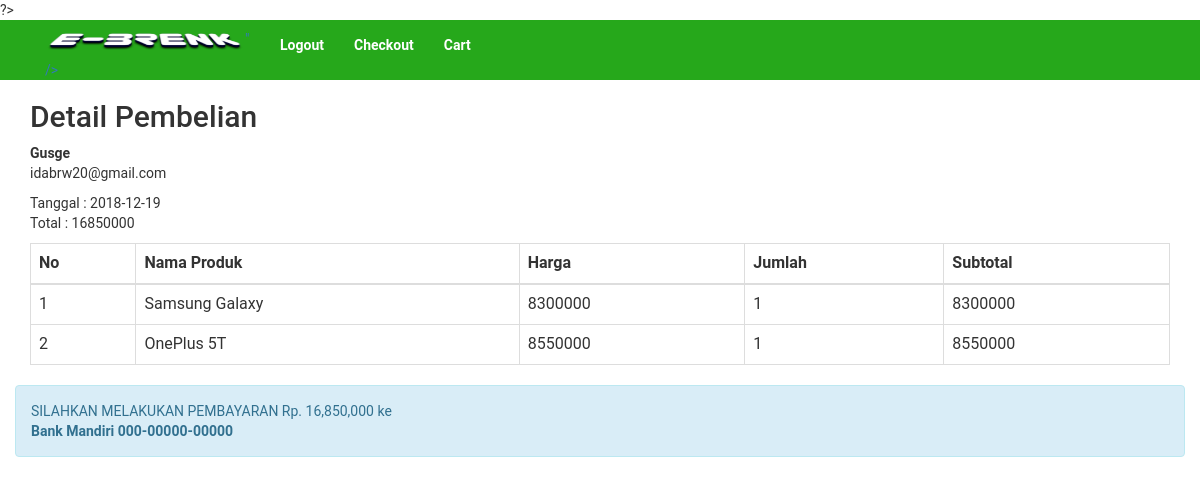
The app's page /EBrenk/nota.php?id=13 (signed in) with its own data.
### tables this page shows
CREATE TABLE `pembelian` (
  `id_pembelian` int(11) NOT NULL AUTO_INCREMENT,
  `id_pelanggan` int(11) NOT NULL,
  `id_ongkir` int(11) NOT NULL,
  `tanggal_pembelian` date NOT NULL,
  `total_pembelian` int(11) NOT NULL,
  `status_pembelian` varchar(100) NOT NULL DEFAULT 'pending',
  `resi_pengiriman` varchar(50) NOT NULL,
  PRIMARY KEY (`id_pembelian`)
);

CREATE TABLE `pelanggan` (
  `id_pelanggan` int(11) NOT NULL AUTO_INCREMENT,
  `email_pelanggan` varchar(100) NOT NULL,
  `password_pelanggan` varchar(50) NOT NULL,
  `nama_pelanggan` varchar(100) NOT NULL,
  PRIMARY KEY (`id_pelanggan`)
);

CREATE TABLE `pembelian_produk` (
  `id_pembelian_produk` int(11) NOT NULL AUTO_INCREMENT,
  `id_pembelian` int(11) NOT NULL,
  `id_produk` int(11) NOT NULL,
  `jumlah` int(11) NOT NULL,
  PRIMARY KEY (`id_pembelian_produk`)
);

CREATE TABLE `produk` (
  `id_produk` int(11) NOT NULL AUTO_INCREMENT,
  `nama_produk` varchar(100) NOT NULL,
  `harga_produk` int(11) NOT NULL,
  `foto_produk` varchar(100) NOT NULL,
  `deskripsi_produk` text NOT NULL,
  `stok_produk` int(5) NOT NULL,
  PRIMARY KEY (`id_produk`)
);

### EBrenk/nota.php (the view, shortened to what this page needs)
<?php
$koneksi = new mysqli("localhost", "root", "MyNewPass", "ebrenk"); ?>
 <!DOCTYPE html>
 <html>
 <head>
 	<link href="css/bootstrap.min.css" rel="stylesheet">
	<link href="css/style.css" rel="stylesheet">
 </head>
 <body>
 <header id="header">
		<div class="header_top">
			<div class="container">
				<div class="row">
					<div class="col-sm-8">
						<div class="contactinfo">
							<div class="col-sm-4">
									<a href="index.php"><img src="images/home/serigala.png" width="200" height="40" alt="">" /></a>
							</div>
							<ul class="nav navbar-nav">
								<?php if (isset($_SESSION["pelanggan"])): ?>
									<li><a href="logout.php">Logout</a></li>
									<?php else : ?>
									<li><a href="login.php">Login</a></li>
									<li><a href="daftar.php">Daftar</a></li>
									<?php endif ?>
								<li><a href="checkout.php"> Checkout</a></li>
								<li><a href="keranjang.php">Cart</a></li>
							</ul>
						</div>
					</div>
				</div>
			</div>
		</div>
	</header>
	<section class="konten">
		<div class="container">
			<h2>Detail Pembelian</h2>
<?php
$ambil = $koneksi->query("SELECT * FROM pembelian JOIN pelanggan
	ON pembelian.id_pelanggan=pelanggan.id_pelanggan
	WHERE pembelian.id_pembelian='$_GET[id]'");
$detail = $ambil->fetch_assoc();
?>
<strong><?php echo $detail['nama_pelanggan']; ?></strong> <br>
<p>
	<?php echo $detail['email_pelanggan']; ?>
</p>
<p>
	Tanggal : <?php echo $detail['tanggal_pembelian']; ?> <br>
	Total : <?php echo $detail['total_pembelian']; ?>
</p>
<table class="table table-bordered">
	<thead>
		<tr>
			<th>No</th>
			<th>Nama Produk</th>
			<th>Harga</th>
			<th>Jumlah</th>
			<th>Subtotal</th>
		</tr>
	</thead>
	<tbody>
		<?php $nomor=1; ?>
		<?php $ambil=$koneksi->query("SELECT * FROM pembelian_produk JOIN produk ON pembelian_produk.id_produk=produk.id_produk WHERE pembelian_produk.id_pembelian='$_GET[id]'"); ?>
		<?php while($pecah=$ambil->fetch_assoc()) { ?>
		<tr>
			<td><?php echo $nomor; ?></td>
			<td><?php echo $pecah['nama_produk']; ?></td>
			<td><?php echo $pecah['harga_produk'];?></td>
			<td><?php echo $pecah['jumlah']; ?></td>
			<td>
				<?php echo $pecah['harga_produk']*$pecah['jumlah']; ?>
			</td>
		</tr>
		<?php $nomor++ ; ?>
		<?php } ?>
	</tbody>
</table>
		<div class="row">
			<div class="col-mid-7">
				<div class="alert alert-info">
					<p>SILAHKAN MELAKUKAN PEMBAYARAN Rp. <?php echo number_format($detail['total_pembelian']); ?> ke <br>
						<strong>Bank Mandiri 000-00000-00000</strong>
					</p>
				</div>
			</div>
		</div>
		</div>
	</section>
 </body>
 </html>

### EBrenk/css/style.css (style rules this page uses)
ul li { list-style: none; }
a { -webkit-transition: 300ms; -moz-transition: 300ms; -o-transition: 300ms; transition: 300ms; }
h1, h2, h3, h4, h5, h6 { font-family: 'Roboto', sans-serif; }
.header_top { background: none repeat scroll 0 0 #26A81B ; }
.contactinfo ul li:first-child { margin-left: -15px; }
.contactinfo ul li a { font-size: 14px; color: #FFF; font-family: "Roboto",sans-serif; font-weight: bold; }

### records on screen
pembelian: id_pelanggan.nama_pelanggan "Gusge", id_pelanggan.email_pelanggan "idabrw20@gmail.com", tanggal_pembelian "2018-12-19", total_pembelian "16850000", total_pembelian "16,850,000"
pembelian_produk: id_produk.nama_produk "Samsung Galaxy", id_produk.harga_produk "8300000", jumlah "1", $pecah['harga_produk']*$pecah['jumlah'] "8300000"
pembelian_produk: id_produk.nama_produk "OnePlus 5T", id_produk.harga_produk "8550000", jumlah "1", $pecah['harga_produk']*$pecah['jumlah'] "8550000"
